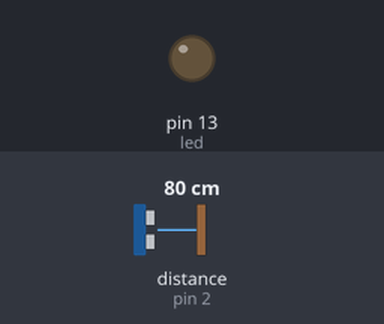
A sketch run on a simulated Arduino Uno, built with avr-gcc and run on an emulated ATmega328P. Parts: output pins drawn as LEDs (lit = HIGH). Wiring (inferred from the names in the program): ultrasonic range finder: trigger pin 3; echo pin 2. Inputs (shaded band) come from the test bench; at power-on: distance to the obstacle (sensor on pin 2) 80 cm. The echo pulse lasts 58.3 µs per cm; WiFi joins after 1.5 s; servers stay silent unless stated; pins used as bus, display or sensor lines are not drawn.

Above: at 3.0 s.
3.1 s: distance to the obstacle (sensor on pin 2) set to 8 cm
4.6 s: distance to the obstacle (sensor on pin 2) set to 5 cm
At 5.5 s:
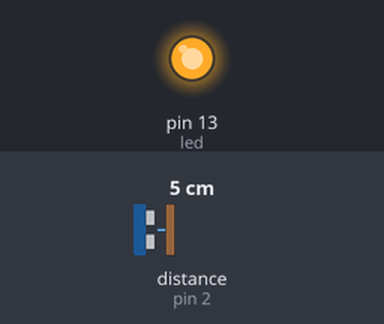
6.1 s: distance to the obstacle (sensor on pin 2) set to 9 cm
At 6.7 s:
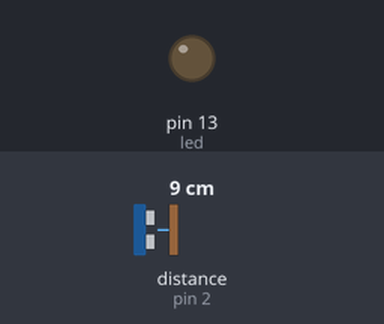
7.6 s: distance to the obstacle (sensor on pin 2) set to 2 cm
At 9.0 s:
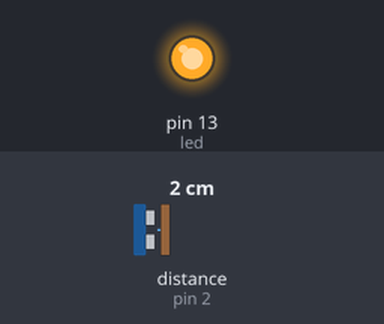
Timing chart, 0 to 10.1 s (numbered marks = the images above; inputs shaded):
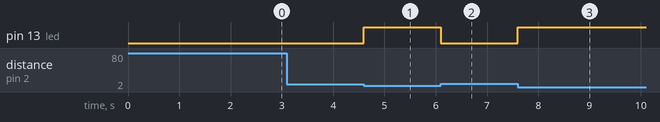

Measured:
- the behaviour switches between 7 and 6 cm on distance to the obstacle (sensor on pin 2) (found by bisection; images 0 and 1)
- after the input at 3.1 s, every drawn part: stays the same
- after the input at 4.6 s, pin 13 (led): LOW → HIGH at once
- after the input at 6.1 s, pin 13 (led): HIGH → LOW at once
- after the input at 7.6 s, pin 13 (led): LOW → HIGH at once

The sketch:

Garbage_Level_Indicator.ino
```cpp
#define BLYNK_PRINT SwSerial

#include <SoftwareSerial.h>
SoftwareSerial SwSerial(10, 11); // RX, TX

#include <BlynkSimpleStream.h>

// You should get Auth Token in the Blynk App.
// Go to the Project Settings (nut icon).

char auth[] = "Your Auth Token";

// Use Virtual pin 5 for uptime display
#define PIN_UPTIME V5
WidgetLED led1(V2);

#define echoPin 2 // attach pin D2 Arduino to pin Echo of HC-SR04
#define trigPin 3 // attach pin D3 Arduino to pin Trig of HC-SR04

long duration; //variable for the duration of sound wave travel
int distance;
int led = 13;

// This function tells Arduino what to do if there is a Widget
// which is requesting data for Virtual Pin (5)
BLYNK_READ(PIN_UPTIME)
{
  // This command writes Arduino's uptime in seconds to Virtual Pin (5)
  Blynk.virtualWrite(PIN_UPTIME, (22-(distance)));
}

BlynkTimer timer;

void emptydist() {
  Blynk.virtualWrite(V0,(distance));
}

void fulldist() {
  Blynk.virtualWrite(V1,(22-(distance)));
}

void setup()
{
  // Debug console
  SwSerial.begin(9600);

  pinMode(led,OUTPUT);
  pinMode(trigPin, OUTPUT); // Sets the trigPin as an OUTPUT
  pinMode(echoPin, INPUT);
  Serial.begin(9600);
  Blynk.begin(Serial, auth);

  // Setup a function to be called every second
  timer.setInterval(1000L, emptydist);
  // Setup a function to be called every second
  timer.setInterval(1000L, fulldist);
}

void loop()
{
  // Clears the trigPin condition
  digitalWrite(trigPin, LOW);
  delayMicroseconds(2);
  // Sets the trigPin HIGH (ACTIVE) for 10 microseconds
  digitalWrite(trigPin, HIGH);
  delayMicroseconds(10);
  digitalWrite(trigPin, LOW);
  // Reads the echoPin, returns the sound wave travel time in microseconds
  duration = pulseIn(echoPin, HIGH);
  // Calculating the distance
  distance = (duration/2)/29.1; // Speed of sound wave divided by 2 (go and back)

  if(distance <= 5)
  {
    digitalWrite(led,HIGH);
    led1.on();
  }
  else
  {
    digitalWrite(led,LOW);
    led1.off();
  }

  Blynk.run();
  timer.run();
}
```
